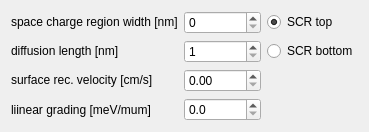
                          <widget class="QWidget" name="page_5">
                           <layout class="QVBoxLayout" name="verticalLayout_20">
                            <item>
                             <layout class="QGridLayout" name="gridLayout_6">
                              <item row="0" column="2">
                               <widget class="QRadioButton" name="SCRtop">
                                <property name="text">
                                 <string>SCR top</string>
                                </property>
                                <property name="checked">
                                 <bool>true</bool>
                                </property>
                               </widget>
                              </item>
                              <item row="1" column="1">
                               <widget class="QSpinBox" name="diffLengthSB">
                                <property name="sizePolicy">
                                 <sizepolicy hsizetype="Preferred" vsizetype="Fixed">
                                  <horstretch>0</horstretch>
                                  <verstretch>0</verstretch>
                                 </sizepolicy>
                                </property>
                                <property name="minimum">
                                 <number>1</number>
                                </property>
                                <property name="maximum">
                                 <number>99999</number>
                                </property>
                               </widget>
                              </item>
                              <item row="0" column="0">
                               <widget class="QLabel" name="label_22">
                                <property name="sizePolicy">
                                 <sizepolicy hsizetype="Expanding" vsizetype="Fixed">
                                  <horstretch>0</horstretch>
                                  <verstretch>0</verstretch>
                                 </sizepolicy>
                                </property>
                                <property name="text">
                                 <string>space charge region width [nm]</string>
                                </property>
                               </widget>
                              </item>
                              <item row="0" column="1">
                               <widget class="QSpinBox" name="SCRwidthSB">
                                <property name="sizePolicy">
                                 <sizepolicy hsizetype="Preferred" vsizetype="Fixed">
                                  <horstretch>0</horstretch>
                                  <verstretch>0</verstretch>
                                 </sizepolicy>
                                </property>
                                <property name="maximum">
                                 <number>99999</number>
                                </property>
                               </widget>
                              </item>
                              <item row="1" column="0">
                               <widget class="QLabel" name="label_23">
                                <property name="sizePolicy">
                                 <sizepolicy hsizetype="Expanding" vsizetype="Fixed">
                                  <horstretch>0</horstretch>
                                  <verstretch>0</verstretch>
                                 </sizepolicy>
                                </property>
                                <property name="text">
                                 <string>diffusion length [nm]</string>
                                </property>
                               </widget>
                              </item>
                              <item row="3" column="1">
                               <widget class="QDoubleSpinBox" name="collectionGradingSB">
                                <property name="decimals">
                                 <number>1</number>
                                </property>
                                <property name="maximum">
                                 <double>10000000.000000000000000</double>
                                </property>
                               </widget>
                              </item>
                              <item row="3" column="0">
                               <widget class="QLabel" name="label_19">
                                <property name="text">
                                 <string>liinear grading [meV/mum]</string>
                                </property>
                               </widget>
                              </item>
                              <item row="2" column="0">
                               <widget class="QLabel" name="label_4">
                                <property name="sizePolicy">
                                 <sizepolicy hsizetype="Expanding" vsizetype="Fixed">
                                  <horstretch>0</horstretch>
                                  <verstretch>0</verstretch>
                                 </sizepolicy>
                                </property>
                                <property name="text">
                                 <string>surface rec. velocity [cm/s]</string>
                                </property>
                               </widget>
                              </item>
                              <item row="2" column="1">
                               <widget class="ScientificDoubleSpinBox" name="recVelLE">
                                <property name="sizePolicy">
                                 <sizepolicy hsizetype="Preferred" vsizetype="Preferred">
                                  <horstretch>0</horstretch>
                                  <verstretch>0</verstretch>
                                 </sizepolicy>
                                </property>
                               </widget>
                              </item>
                              <item row="1" column="2">
                               <widget class="QRadioButton" name="SCRbottom">
                                <property name="text">
                                 <string>SCR bottom</string>
                                </property>
                               </widget>
                              </item>
                             </layout>
                            </item>
                           </layout>
                          </widget>
